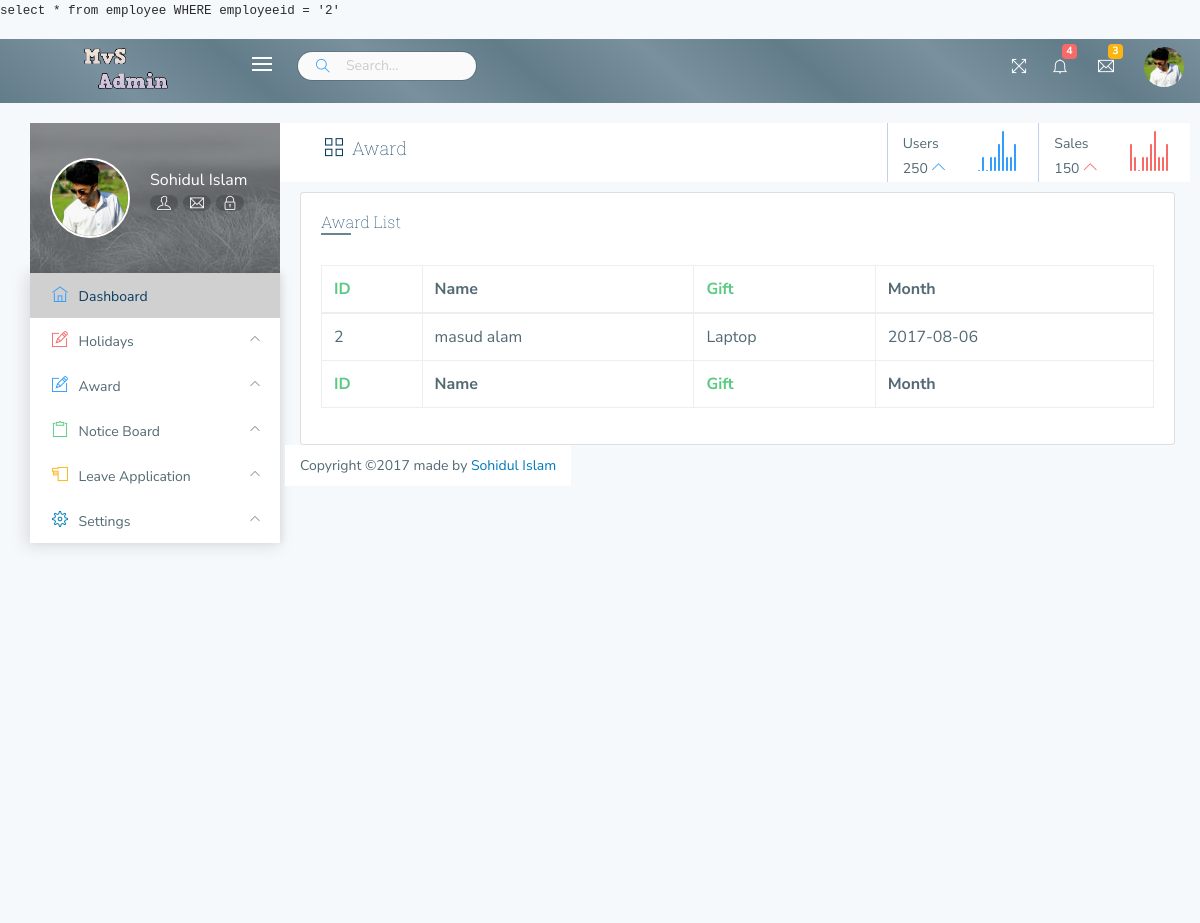
/employee/awardlist.php (signed in), run on the app's committed database.
### tables this page shows
CREATE TABLE `employee` (
  `employeeid` int(11) NOT NULL,
  `username` varchar(100) NOT NULL,
  `fathersname` varchar(100) NOT NULL,
  `mothersname` varchar(100) NOT NULL,
  `phone` varchar(110) NOT NULL,
  `dob` date NOT NULL,
  `City` varchar(100) NOT NULL,
  `localaddress` varchar(100) NOT NULL,
  `permanentaddress` varchar(100) NOT NULL,
  `gender` varchar(100) NOT NULL,
  `department` varchar(111) NOT NULL,
  `email` varchar(100) NOT NULL,
  `password` varchar(100) NOT NULL,
  `active` int(3) NOT NULL DEFAULT '1',
  `image` varchar(255) NOT NULL,
  `gift` varchar(100) NOT NULL,
  `month` date NOT NULL,
  `facebook` varchar(100) NOT NULL,
  `accountholder` varchar(150) NOT NULL,
  `accountnumber` int(11) NOT NULL,
  `bankname` varchar(100) NOT NULL,
  `pannumber` int(11) NOT NULL,
  `ifsc` varchar(100) NOT NULL
);

### employee/awardlist.php (the view, shortened to what this page needs)
<?php
include('common/db.php');
$query="select * from employee WHERE employeeid = '2' ";
$result=mysqli_query($connect, $query) or die('error found on database connection');
echo "<pre>";
print_r($query);
echo "</pre>";
?>
<!DOCTYPE html>
<html lang="en">
<head>
    <link type="text/css" rel="stylesheet" href="css/A.app.css%2bcustom.css%2bpages%2c%2c_light_sidebar.css%2cMcc.lp_uw3dA9e.css.pagespeed.cf.-QxG9heMNB.css"/>
</head>
<body>
<?php include('common/header.php'); ?>
<?php include('common/navbar.php'); ?>
    <div class="right-aside view-port-height">
    <div class="content-header container-fluid bg-white">
    <div class="row">
        <div class="col-sm-4">
            <h4><i class='ti-view-grid'> </i> Award </h4>
        </div>
        <div class="col-6 col-sm-4 offset-md-2 col-md-3 offset-xl-4 col-xl-2 header_left_xs_up pt-2">
            <div class="row">
                <div class="col-6">
                    <span>Users</span><br/>
                    <span>250 <i class="ti-angle-up text-primary"> </i></span>
                </div>
                <div class="col-6">
                    <div class="sparkline_users"></div>
                </div>
            </div>
        </div>
        <div class="col-6 col-sm-4 col-md-3 col-xl-2 header_left pt-2">
            <div class="row">
                <div class="col-6">
                    <span>Sales</span><br/>
                    <span>150 <i class="ti-angle-up text-danger"> </i></span>
                </div>
                <div class="col-6">
                    <div class="sparkline_sales"></div>
                </div>
            </div>
        </div>
    </div>
</div>
    <div class="content">
    <div class="row">
            <div class="col-12">
 <div class="row">
            <div class="col-12">
                <div class="card">
                    <div class="card-block">
                        <h5 class="heading">Award List</h5>
                        <div class="row basic_tables m-t-30">
                            <div class="col-12 ">
                                <div class="table-responsive">
                                <form>
                                    <table id="table" class="display table table-stripped table-bordered">
                                        <thead>
                                        <tr>
                                            <th class="text-success">ID</th>
                                            <th>Name</th>
                                             <th class="text-success">Gift</th>
                                             <th>Month</th>
                                        </tr>
                                        </thead>
                                        <tfoot>
                                       <tr>
                                            <th class="text-success">ID</th>
                                            <th>Name</th>
                                             <th class="text-success">Gift</th>
                                             <th>Month</th>
                                        </tr>
                                        </tfoot>
                                        <tbody>
                                       <?php while ($row=mysqli_fetch_object($result)) {
                                        ?>
                                            <tr>
                                               <td><?php echo $row->employeeid;          ?></td>
                                               <td><?php echo $row->username;          ?></td>
                                               <td><?php echo $row->gift;          ?></td>
                                               <td><?php echo $row->month;          ?></td>
                                        <?PHP } ?>
                                </tbody>
                            </table>
                            </form>
                         </div>
                     </div>
                 </div>
            </div>
        </div>
    </div>
 </div>
</div>
<footer>
    <div class="bg-white container-fluid">
        <div class="row">
            <div class="col-lg-12 text-center">
                <div class="footer_content"> Copyright ©2017 made by <span class="text text-info">Sohidul Islam</span></div>
            </div>
        </div>
    </div>
</footer>
</body>
</html>

### data on the page
employee: employeeid "2", username "masud alam", gift "Laptop", month "2017-08-06"

### other printed values
$_SESSION['username'] "Sohidul Islam"
